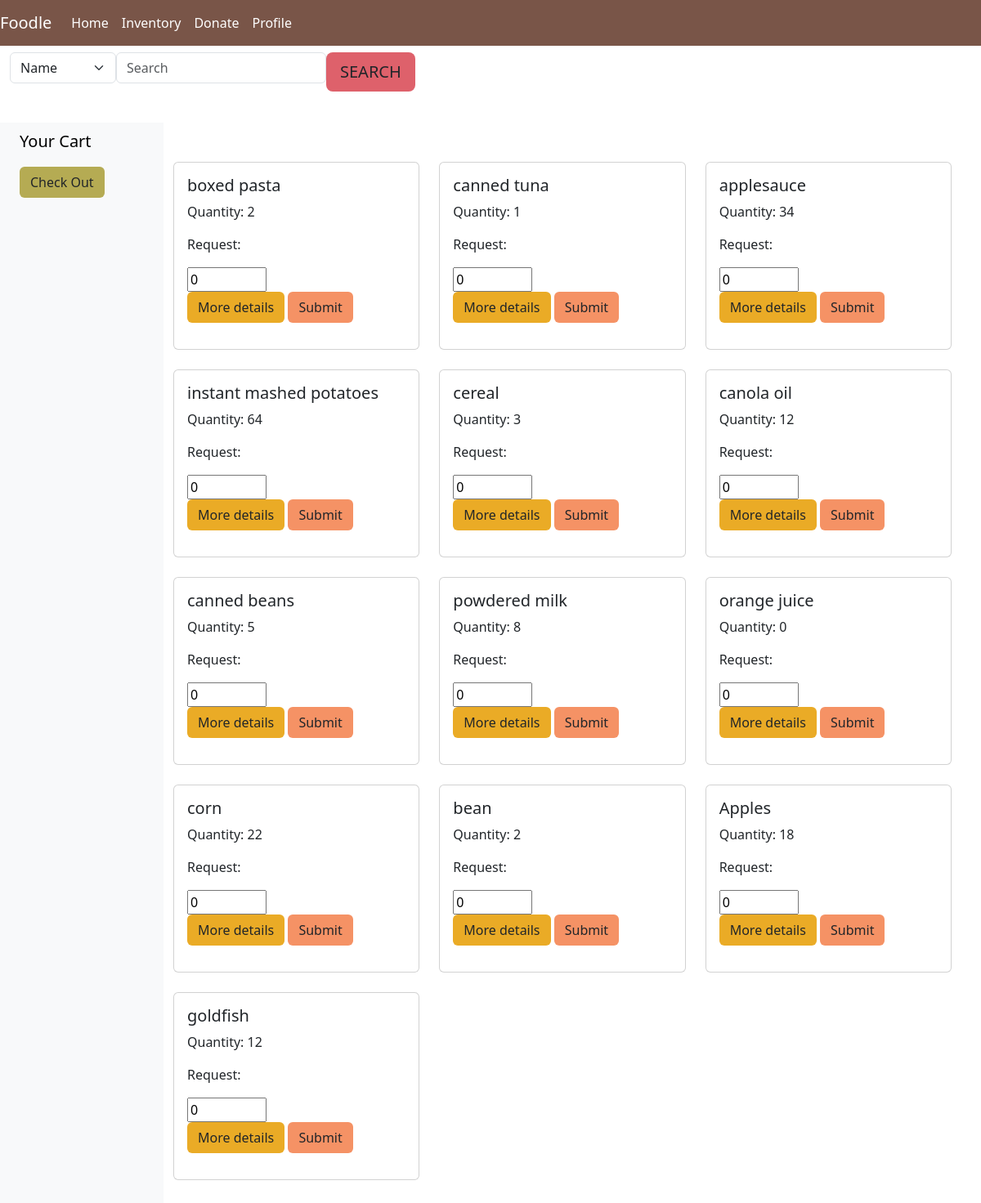
Page /inventory (signed in) on the committed database.
### app.py (models this page shows, shortened)
class Inventory(db.Model):
    id= db.Column(db.Integer, primary_key=True)
    name = db.Column(db.String)
    qty = db.Column(db.Integer)
    description = db.Column(db.String(255))
    bank = db.Column(db.String)

### app.py (the view, shortened to what this page needs)
@app.route('/inventory', methods=["POST","GET"])
@login_required
def inventory():
    all_inventory = Inventory.query.all()
    cart = session.get('cart', [])
    session['cart'] = cart
    return render_template("inventory.html", invent_list=all_inventory, cart=cart)

### app.py (called while the page is built)
@login_manager.user_loader
def load_user(user_id):
    return User.query.get(int(user_id))

### templates/inventory.html (shortened to what this page needs)
{%extends "base.html"%}
{%block content%}
<div class="container-fluid overflow-hidden">
  <nav class="navbar navbar-expand-lg navbar-light">
    <div class="collapse navbar-collapse" id="navbarSupportedContent">
      <ul class="navbar-nav mr-auto">
        <div class="form-floating mb-3 d-flex justify-content-center">
          <form action="/inventory" method="POST">
            <li>
              <select class="form-select" aria-label="Default select example" name="search_by">
                <option value="name">Name</option>
              </select>
            </li>
        </div>
        <li class="nav-item">
          <input type="text" class="form-control" id="floatingInput" placeholder="Search" name='search_text' required>
        </li>
        <li class="nav-item">
          <button type="submit" class="btn btn-lg" style = "background-color: rgb(222, 97, 107)" name="search">SEARCH</button>
        </li>
      </ul>
    </div>
  </nav>
  <div class="row vh-100 overflow-auto">
    <div class="col-12 col-sm-3 col-xl-2 px-sm-2 px-0 bg-light d-flex sticky-top">
      <div class="d-flex flex-sm-column flex-row flex-grow-1 align-items-center align-items-sm-start px-3 pt-2 text-clack">
        <a href="/" class="d-flex align-items-center pb-sm-3 mb-md-0 me-md-auto text-black text-decoration-none">
          <span class="fs-5">Your Cart</span>
        </a>
        <ul class="nav nav-pills flex-sm-column flex-row flex-nowrap flex-shrink-1 flex-sm-grow-0 flex-grow-1 mb-sm-auto mb-0 justify-content-center align-items-center align-items-sm-start" id="menu">
          <form action="/inventory" method="POST">
            <li>
              <button type="submit" class="btn" style = "background-color: #B5AB53" name="checkout">Check Out</button>
            </li>
          </form>
        </ul>
      </div>
    </div>
      <div class="col d-flex flex-column h-100">
        <div class="row">
          <div class="row row-cols-1 row-cols-md-3 g-4">
            {%for thing in invent_list%}
            <div class="col">
              <div class="card">
                <form action="/inventory" method="POST">
                <div class="card-body">
                  <h5 class="card-title">{{thing.name}}</h5>
                  <p class="card-text">
                    <label for="qty">Quantity: {{thing.qty}}</label>
                <p>Request:</p>
                <input type="number" id="qty" name="qty" min="0" max="100" step="1" value="0">
                <br>
                <button type="button" class="btn" style = "background-color: #EAAB26" data-bs-toggle="modal" data-bs-target="#exampleModal{{ loop.index }}">
                  More details
                </button>
                <button type="submit" class="btn" style = "background-color: #F59265" name="food_picked">Submit</button>
                  </p>
                </div>
              </form>
              </div>
            </div>
            {%endfor%}
          </div>
      </div>
  </div>
</div>
{%endblock%}

### rows in the picture
Inventory: name "boxed pasta", qty "2"
Inventory: name "canned tuna", qty "1"
Inventory: name "applesauce", qty "34"
Inventory: name "instant mashed potatoes", qty "64"
Inventory: name "cereal", qty "3"
Inventory: name "canola oil", qty "12"
Inventory: name "canned beans", qty "5"
Inventory: name "powdered milk", qty "8"
Inventory: name "orange juice", qty "0"
Inventory: name "corn", qty "22"
Inventory: name "bean", qty "2"
Inventory: name "Apples", qty "18"
Inventory: name "goldfish", qty "12"
